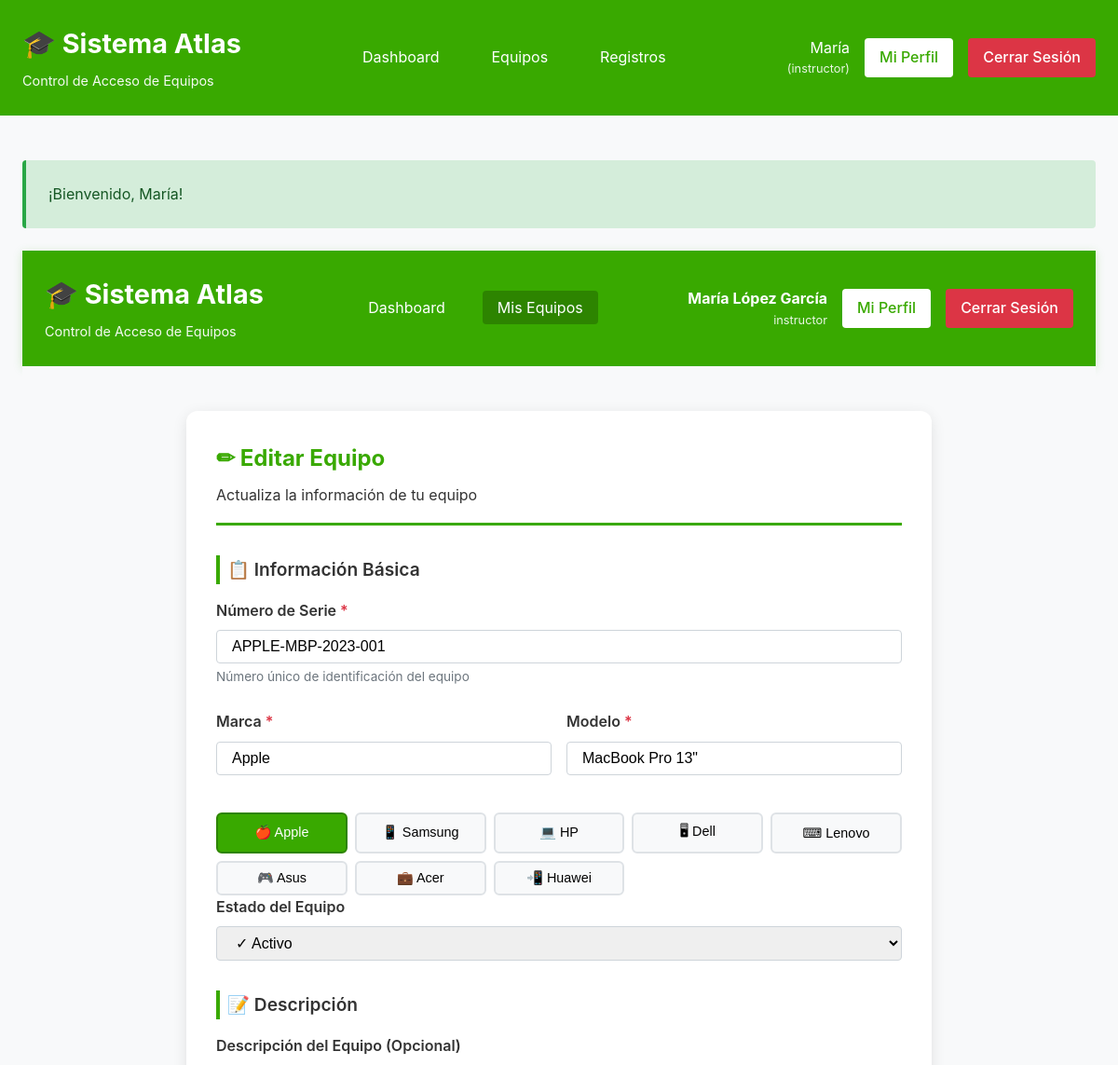
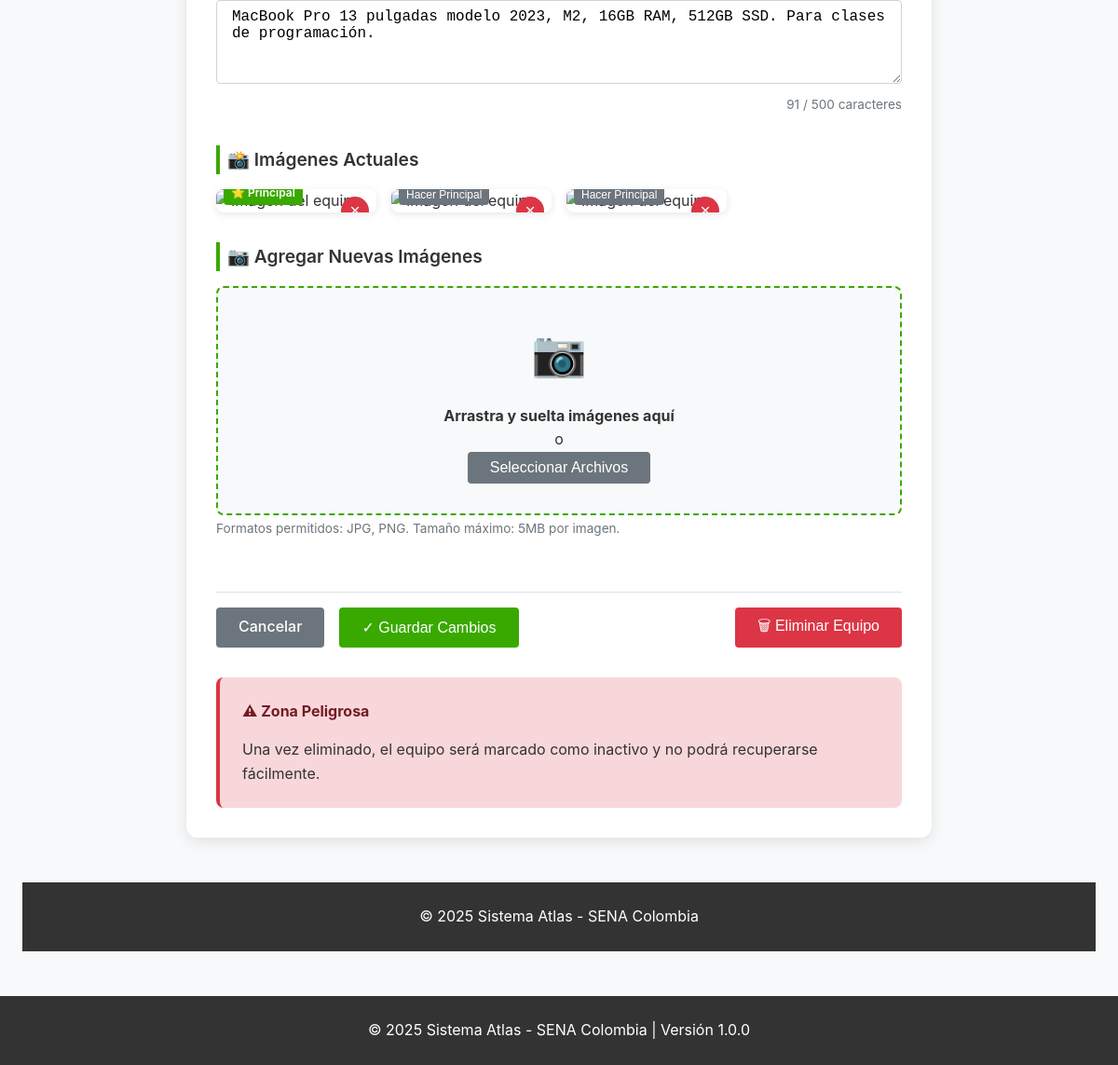
The app's page /equipos/3/editar (signed in) with its own data (2 pictures, top to bottom).
### tables this page shows
CREATE TABLE IF NOT EXISTS `equipos` (
  `id_equipo` INT UNSIGNED NOT NULL AUTO_INCREMENT,
  `id_usuario` INT UNSIGNED NOT NULL,
  `numero_serie` VARCHAR(100) NOT NULL UNIQUE,
  `marca` VARCHAR(100) NOT NULL,
  `modelo` VARCHAR(100) NOT NULL,
  `descripcion` TEXT DEFAULT NULL,
  `estado_equipo` ENUM('activo', 'inactivo', 'bloqueado', 'en_revision') NOT NULL DEFAULT 'activo',
  `created_at` TIMESTAMP NOT NULL DEFAULT CURRENT_TIMESTAMP,
  `updated_at` TIMESTAMP NOT NULL DEFAULT CURRENT_TIMESTAMP ON UPDATE CURRENT_TIMESTAMP,
  PRIMARY KEY (`id_equipo`),
  INDEX `idx_numero_serie` (`numero_serie`),
  INDEX `idx_estado_equipo` (`estado_equipo`),
  CONSTRAINT `fk_equipos_usuario` FOREIGN KEY (`id_usuario`) REFERENCES `usuarios` (`id_usuario`) ON DELETE RESTRICT ON UPDATE CASCADE
);

CREATE TABLE IF NOT EXISTS `imagenes_equipo` (
  `id_imagen` INT UNSIGNED NOT NULL AUTO_INCREMENT,
  `id_equipo` INT UNSIGNED NOT NULL,
  `ruta_imagen` VARCHAR(255) NOT NULL,
  `tipo_imagen` ENUM('principal', 'frontal', 'lateral', 'trasera', 'detalle') NOT NULL DEFAULT 'principal',
  `created_at` TIMESTAMP NOT NULL DEFAULT CURRENT_TIMESTAMP,
  PRIMARY KEY (`id_imagen`),
  INDEX `idx_equipo` (`id_equipo`),
  CONSTRAINT `fk_imagenes_equipo` FOREIGN KEY (`id_equipo`) REFERENCES `equipos` (`id_equipo`) ON DELETE CASCADE ON UPDATE CASCADE
);

### src/Views/equipos/edit.php (the view, shortened to what the rows shown need)
<!DOCTYPE html>
<html lang="es">
<head>
    <link rel="stylesheet" href="/assets/css/main.css">
</head>
<body>
    <header class="main-header">
        <div class="container header-content">
            <div class="logo">
                <h1>🎓 Sistema Atlas</h1>
                <span>Control de Acceso de Equipos</span>
            </div>
            <nav class="main-nav">
                <ul>
                    <li><a href="/dashboard">Dashboard</a></li>
                    <li><a href="/equipos" style="background-color: var(--sena-green-dark);">Mis Equipos</a></li>
                </ul>
            </nav>
            <div class="user-menu">
                <div class="user-name">
                    <strong><?= htmlspecialchars($user['nombres'] . ' ' . $user['apellidos']) ?></strong>
                    <small><?= htmlspecialchars($user['nombre_rol']) ?></small>
                </div>
                <a href="/perfil" class="btn-profile">Mi Perfil</a>
                <a href="/logout" class="btn-logout">Cerrar Sesión</a>
            </div>
        </div>
    </header>
    <main class="main-content">
        <div class="container">
            <div class="form-container">
                <div class="form-header">
                    <h2>✏ Editar Equipo</h2>
                    <p>Actualiza la información de tu equipo</p>
                </div>
                <form id="equipoForm" method="POST" action="/equipos/<?= $equipo['id_equipo'] ?>/editar" enctype="multipart/form-data">
                    <div class="form-section">
                        <h3 class="form-section-title">📋 Información Básica</h3>
                        <div class="form-group">
                            <label class="form-label required">Número de Serie</label>
                            <input
                                type="text"
                                id="numero_serie"
                                name="numero_serie"
                                class="form-control"
                                placeholder="Ej: ABC123456"
                                maxlength="100"
                                required
                                value="<?= htmlspecialchars($equipo['numero_serie']) ?>"
                            >
                            <div class="form-help">Número único de identificación del equipo</div>
                        </div>
                        <div class="form-row">
                            <div class="form-group">
                                <label class="form-label required">Marca</label>
                                <input
                                    type="text"
                                    id="marca"
                                    name="marca"
                                    class="form-control"
                                    placeholder="Ej: Apple, Samsung, HP..."
                                    maxlength="100"
                                    required
                                    value="<?= htmlspecialchars($equipo['marca']) ?>"
                                >
                            </div>
                            <div class="form-group">
                                <label class="form-label required">Modelo</label>
                                <input
                                    type="text"
                                    id="modelo"
                                    name="modelo"
                                    class="form-control"
                                    placeholder="Ej: MacBook Pro 2023"
                                    maxlength="100"
                                    required
                                    value="<?= htmlspecialchars($equipo['modelo']) ?>"
                                >
                            </div>
                        </div>
                        <div class="marcas-comunes">
                            <button type="button" class="marca-btn" data-marca="Apple">🍎 Apple</button>
                            <button type="button" class="marca-btn" data-marca="Samsung">📱 Samsung</button>
                            <button type="button" class="marca-btn" data-marca="HP">💻 HP</button>
                            <button type="button" class="marca-btn" data-marca="Dell">🖥 Dell</button>
                            <button type="button" class="marca-btn" data-marca="Lenovo">⌨ Lenovo</button>
                            <button type="button" class="marca-btn" data-marca="Asus">🎮 Asus</button>
                            <button type="button" class="marca-btn" data-marca="Acer">💼 Acer</button>
                            <button type="button" class="marca-btn" data-marca="Huawei">📲 Huawei</button>
                        </div>
                        <div class="form-group">
                            <label class="form-label">Estado del Equipo</label>
                            <select name="estado_equipo" class="form-control">
                                <option value="activo" <?= $equipo['estado_equipo'] === 'activo' ? 'selected' : '' ?>>✓ Activo</option>
                            </select>
                        </div>
                    </div>
                    <div class="form-section">
                        <h3 class="form-section-title">📝 Descripción</h3>
                        <div class="form-group">
                            <label class="form-label">Descripción del Equipo (Opcional)</label>
                            <textarea
                                id="descripcion"
                                name="descripcion"
                                class="form-control"
                                rows="4"
                                maxlength="500"
                                placeholder="Descripción detallada del equipo, características especiales, etc."
                            ><?= htmlspecialchars($equipo['descripcion'] ?? '') ?></textarea>
                            <div class="char-counter">
                                <span id="char-count"><?= strlen($equipo['descripcion'] ?? '') ?></span> / 500 caracteres
                            </div>
                        </div>
                    </div>
                    <?php if (!empty($imagenes)): ?>
                    <div class="form-section">
                        <h3 class="form-section-title">📸 Imágenes Actuales</h3>
                        <div class="existing-images">
                            <?php foreach ($imagenes as $imagen): ?>
                                <div class="existing-image" data-image-id="<?= $imagen['id_imagen'] ?>">
                                    <button type="button" class="image-remove" onclick="removeExistingImage(<?= $imagen['id_imagen'] ?>)">×</button>
                                    <?php if ($imagen['tipo_imagen'] === 'principal'): ?>
                                        <span class="image-principal-badge">⭐ Principal</span>
                                    <?php else: ?>
                                        <button type="button" class="set-principal-btn" onclick="setPrincipalImage(<?= $imagen['id_imagen'] ?>)">
                                            Hacer Principal
                                        </button>
                                    <?php endif; ?>
                                </div>
                            <?php endforeach; ?>
                        </div>
                    </div>
                    <?php endif; ?>
                    <div class="form-section">
                        <h3 class="form-section-title">📷 Agregar Nuevas Imágenes</h3>
                        <div class="form-group">
                            <div class="file-upload-area" id="uploadArea">
                                <div class="upload-icon">📷</div>
                                <p><strong>Arrastra y suelta imágenes aquí</strong></p>
                                <p>o</p>
                                <button type="button" class="btn btn-secondary" onclick="document.getElementById('imagenes').click()">
                                    Seleccionar Archivos
                                </button>
                            </div>
                            <div class="form-help">
                                Formatos permitidos: JPG, PNG. Tamaño máximo: 5MB por imagen.
                            </div>
                        </div>
                    </div>
                    <div class="btn-group">
                        <div class="btn-group-left">
                            <a href="/equipos/<?= $equipo['id_equipo'] ?>" class="btn btn-secondary">Cancelar</a>
                            <button type="submit" class="btn btn-primary">
                                ✓ Guardar Cambios
                            </button>
                        </div>
                        <button type="button" class="btn btn-danger" onclick="confirmDelete()">
                            🗑 Eliminar Equipo
                        </button>
                    </div>
                </form>
                <div class="delete-section">
                    <h4>⚠ Zona Peligrosa</h4>
                    <p>Una vez eliminado, el equipo será marcado como inactivo y no podrá recuperarse fácilmente.</p>
                </div>
            </div>
        </div>
    </main>
    <footer class="main-footer">
        <div class="container">
            <p>&copy; <?= date('Y') ?> Sistema Atlas - SENA Colombia</p>
        </div>
    </footer>
</body>
</html>

### src/Core/Router.php (shortened to what the rows shown need)
<?php
class Router
{
    private array $routes = [];
    private string $currentRoute = '';
    private string $method = '';
    public function __construct()
    {
        $this->currentRoute = $this->getCurrentRoute();
        $this->method = $_SERVER['REQUEST_METHOD'];
    }
    private function getCurrentRoute(): string
    {
        $uri = $_SERVER['REQUEST_URI'] ?? '/';
        return '/' . trim($uri, '/');
    }
    private function addRoute(string $method, string $route, $action): void
    {
        $route = '/' . trim($route, '/');
        $this->routes[] = [
            'method' => $method,
            'route' => $route,
            'action' => $action
        ];
    }
    public function run(): void
    {
        foreach ($this->routes as $route) {
            $pattern = preg_replace('/\{([a-zA-Z0-9_]+)\}/', '([a-zA-Z0-9_-]+)', $route['route']);
            $pattern = '#^' . $pattern . '$#';
            if ($route['method'] === $this->method && preg_match($pattern, $this->currentRoute, $matches)) {
                array_shift($matches);
                $this->executeAction($route['action'], $matches);
                return;
            }
        }
    }
    private function executeAction($action, array $params = []): void
    {
        if (is_callable($action)) {
            call_user_func_array($action, $params);
        } elseif (is_string($action)) {
            $parts = explode('@', $action);
            $method = $parts[1];
            $controllerInstance = new $controller();
            call_user_func_array([$controllerInstance, $method], $params);
        }
    }
}

### records on screen
equipos: numero_serie "APPLE-MBP-2023-001", marca "Apple", modelo "MacBook Pro 13\"", estado_equipo "✓ Activo", descripcion "MacBook Pro 13 pulgadas modelo 2023, M2, 16GB RAM, 512GB SSD. Para clases de programación.", descripcion "91"
imagenes_equipo: tipo_imagen "⭐ Principal"
